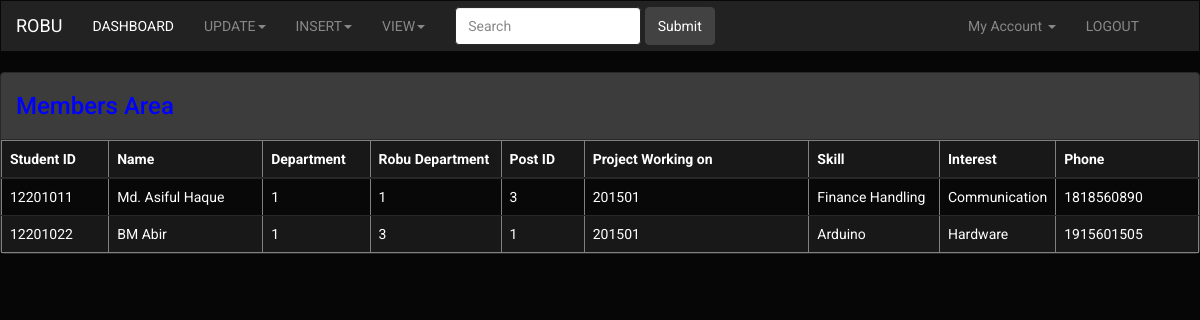
Page /showing_student_info.php on the committed database.
### tables this page shows
CREATE TABLE IF NOT EXISTS `student_info` (
  `std_id` int(15) NOT NULL COMMENT 'STUDENT ID OF BRAC UNIVERSITY',
  `Name` varchar(255) NOT NULL,
  `bdept_id` int(15) NOT NULL COMMENT 'Department Id of BRAC UNIVERSITY',
  `rdept_id` int(15) NOT NULL COMMENT 'DEPARTMENT ID OF ROBOTICS CLUB',
  `Post_id` int(15) NOT NULL,
  `pRoj_id` int(15) NOT NULL,
  `Skill` varchar(255) NOT NULL,
  `Interest` varchar(255) NOT NULL,
  `phone` int(11) NOT NULL,
  PRIMARY KEY (`std_id`),
  KEY `bdept_id` (`bdept_id`),
  KEY `post_id` (`Post_id`),
  KEY `rdept_id` (`rdept_id`),
  KEY `poj_id` (`pRoj_id`)
);

### showing_student_info.php (the view, shortened to what this page needs)
<?php require_once('Connections/MySql.php'); ?>
<?php
$query_Student_info = "SELECT * FROM student_info";
$Student_info = mysql_query($query_Student_info, $MySql) or die(mysql_error());
$row_Student_info = mysql_fetch_assoc($Student_info);
?>
<!DOCTYPE html>
<html lang="en">
  <head>
    <link href="css/bootstrap.css" rel="stylesheet" type="text/css">
    <link href="css/style.css" rel="stylesheet" type="text/css">
  </head>
  <body>
    <nav class="navbar navbar-inverse">
  <div class="container-fluid">
    <div class="navbar-header">
      <a class="navbar-brand" href="#">ROBU</a>
    </div>
    <div class="collapse navbar-collapse" id="bs-example-navbar-collapse-2">
      <ul class="nav navbar-nav">
        <li class="active"><a href="index.php">DASHBOARD<span class="sr-only">(current)</span></a></li>
        <li class="dropdown">
          <a href="#" class="dropdown-toggle" data-toggle="dropdown" role="button" aria-expanded="false">UPDATE<span class="caret"></span></a>
        </li>
      </ul>
       <div class="collapse navbar-collapse" id="bs-example-navbar-collapse-2">
      <ul class="nav navbar-nav">
        <li class="dropdown">
          <a href="#" class="dropdown-toggle" data-toggle="dropdown" role="button" aria-expanded="false">INSERT<span class="caret"></span></a>
        </li>
      </ul>
      <div class="collapse navbar-collapse" id="bs-example-navbar-collapse-2">
      <ul class="nav navbar-nav">
        <li class="dropdown">
          <a href="#" class="dropdown-toggle" data-toggle="dropdown" role="button" aria-expanded="false">VIEW<span class="caret"></span></a>
        </li>
      </ul>
      <form class="navbar-form navbar-left" role="search">
        <div class="form-group">
          <input type="text" class="form-control" placeholder="Search">
        </div>
        <button type="submit" class="btn btn-default">Submit</button>
      </form>
      <ul class="nav navbar-nav navbar-right">
      <li class="dropdown">
      <a href="#" class="dropdown-toggle" data-toggle="dropdown">My Account <b class="caret"></b></a>
      </li>
      <li><a href="logout.php">LOGOUT</a></li>
      </ul>
    </div>
  </div>
</nav>
	  <div class="container-fluid">
  <div class="row">
      <div class="panel panel-default">
        <div class="panel-heading">
          <h4 style="color:#00F" >
          Members Area
          </h4>
        </div>
	<table class="table table-striped table-hover, sortable" border="1">
  <thead class="sortable">
    <tr class="sortable">
      <th width="9%">Student ID</th>
      <th width="13%">Name</th>
      <th width="9%">Department </th>
      <th width="11%">Robu Department</th>
      <th width="7%">Post ID </th>
      <th width="19%">Project Working on</th>
      <th width="11%">Skill</th>
      <th width="9%">Interest </th>
      <th width="12%">Phone </th>
    </tr>
  </thead>
  <tbody>
      <?php do { ?>
        <tr>
          <td><?php echo $row_Student_info['std_id']; ?></td>
          <td><?php echo $row_Student_info['Name']; ?></td>
          <td><?php echo $row_Student_info['bdept_id']; ?></td>
          <td><?php echo $row_Student_info['rdept_id']; ?></td>
          <td><?php echo $row_Student_info['Post_id']; ?></td>
          <td><?php echo $row_Student_info['pRoj_id']; ?></td>
          <td><?php echo $row_Student_info['Skill']; ?></td>
          <td><?php echo $row_Student_info['Interest']; ?></td>
          <td><?php echo $row_Student_info['phone']; ?></td>
        </tr>
        <?php } while ($row_Student_info = mysql_fetch_assoc($Student_info)); ?>
  </tbody>
</table>
</div>
  </div>
</div>
  </body>
</html>

### css/style.css (style rules this page uses)
.navbar { border-radius:0; }

### rows in the picture
student_info: std_id "12201011", Name "Md. Asiful Haque", bdept "1", rdept "1", Post "3", pRoj "201501", Skill "Finance Handling", Interest "Communication", phone "1818560890"
student_info: std_id "12201022", Name "BM Abir", bdept "1", rdept "3", Post "1", pRoj "201501", Skill "Arduino", Interest "Hardware", phone "1915601505"
